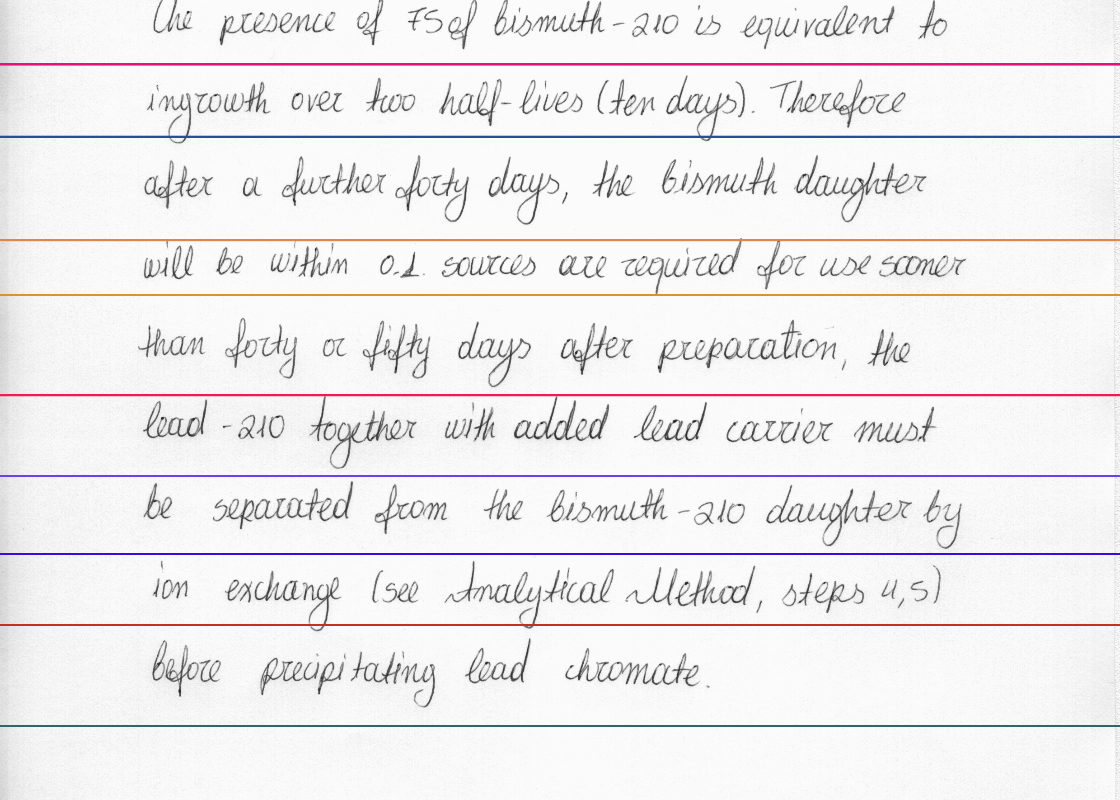
#> input picture dataset/IAM/input/j04-008.png, 1120 x 800 px, found by its file name
$ jupyter execute --allow-errors qualitative_analysis.ipynb
#> lines starting #> are read from the running program, lines starting #| are printed output that depends on the picture; after the words box and inside, x2 and y2 are one past the last pixel; in counts of white or black regions, pixels touching at a corner belong together
[cell 1]
import numpy as np
import cv2
from matplotlib import pyplot as plt

[cell 2]
org_crpped_dir = './dataset/IAM/cropped_data'
org_mask_dir = './dataset/IAM/masks'
pred_mask_dir = './dataset/IAM/mask_binary_pred'

org_img_path = org_mask_dir +'/l04-093.png'
pred_img_path = pred_mask_dir +'/l04-093.png'
cropped_img_path = org_crpped_dir +'/l04-093.png'

#canny on original image
image = cv2.imread(org_img_path)
#> (the rest of this cell did not finish here and is left out)

[cell 3]
fig,ax =  plt.subplots(1,2,figsize=(18, 18))
#> (the rest of this cell did not finish here and is left out)

[cell 4]
org_img_path = org_mask_dir +'/j04-008.png'
pred_img_path = pred_mask_dir +'/j04-008.png'
cropped_img_path = org_crpped_dir +'/j04-008.png'

# Load images as greyscale but make main RGB so we can annotate in colour
seg  = cv2.imread(pred_img_path,cv2.IMREAD_GRAYSCALE)
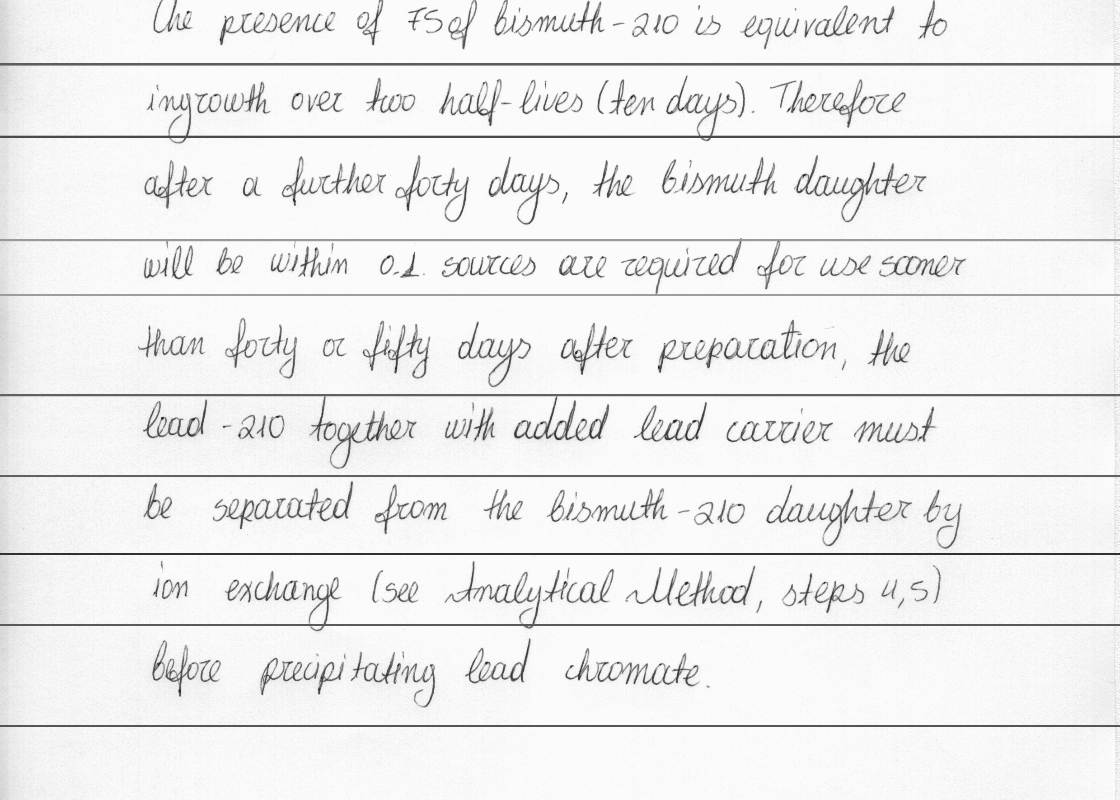
#> seg: shape (800, 1120); min 31, max 251, mean 238.3
seg = cv2.resize(seg, (800, 800))
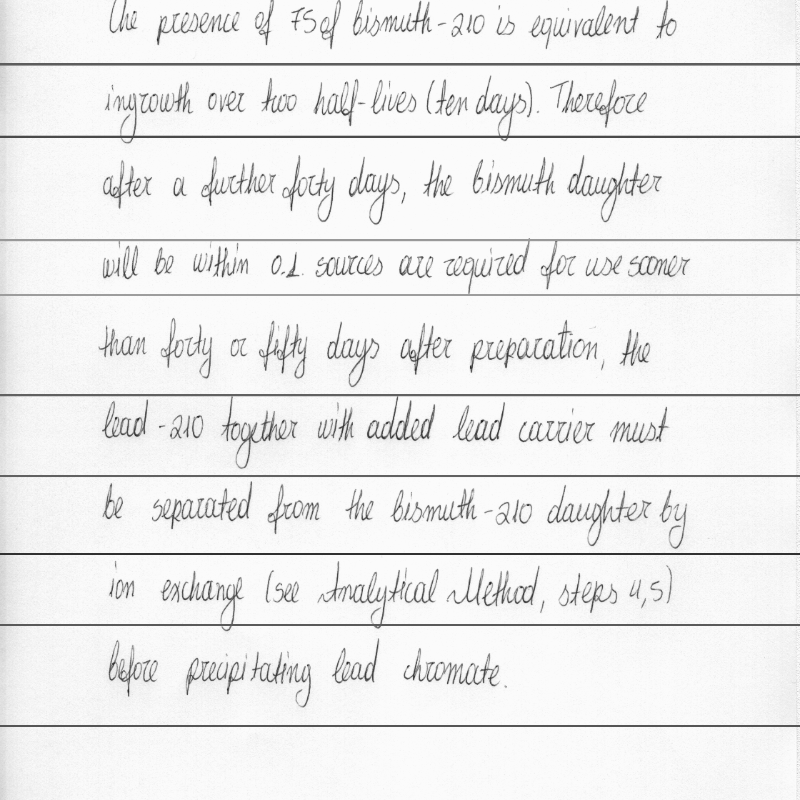
#> seg: shape (800, 800); min 33, max 251, mean 238.3
main = cv2.imread(cropped_img_path,cv2.IMREAD_GRAYSCALE)
resized_main = cv2.resize(main, (800, 800))
main = cv2.cvtColor(resized_main,cv2.COLOR_GRAY2BGR)

# Dictionary giving RGB colour for label (segment label) - label 1 in red, label 2 in yellow
RGBforLabel = { 1:(0,0,255), 2:(0,255,255) }
print(pred_img_path)
print(cropped_img_path)
# Dictionary giving RGB colour for label (segment label) - label 1 in red, label 2 in yellow
RGBforLabel = { 1:(0,0,255), 2:(0,255,255) }


# Find external contours
contours,hierachy = cv2.findContours(seg,cv2.RETR_EXTERNAL,cv2.CHAIN_APPROX_NONE)
#> contours = 1 contour; box (x1, y1, x2, y2) and area: (0, 0, 800, 800) 638401

# Iterate over all contours
for i,c in enumerate(contours):
    # Find mean colour inside this contour by doing a masked mean
    mask = np.zeros(seg.shape, np.uint8)
    cv2.drawContours(mask,[c],-1,255, -1)
    # DEBUG: cv2.imwrite(f"mask-{i}.png",mask)
    mean,_,_,_ = cv2.mean(seg, mask=mask)
    # DEBUG: print(f"i: {i}, mean: {mean}")

    # Get appropriate colour for this label
    label = 2 if mean > 1.0 else 1
    colour = RGBforLabel.get(label)
    # DEBUG: print(f"Colour: {colour}")

    # Outline contour in that colour on main image, line thickness=1
    cv2.drawContours(main,[c],-1,colour,1)
#> this loop made 1 pass
#> (mean, label, colour) on pass 1: (238.3, 2, (0, 255, 255))
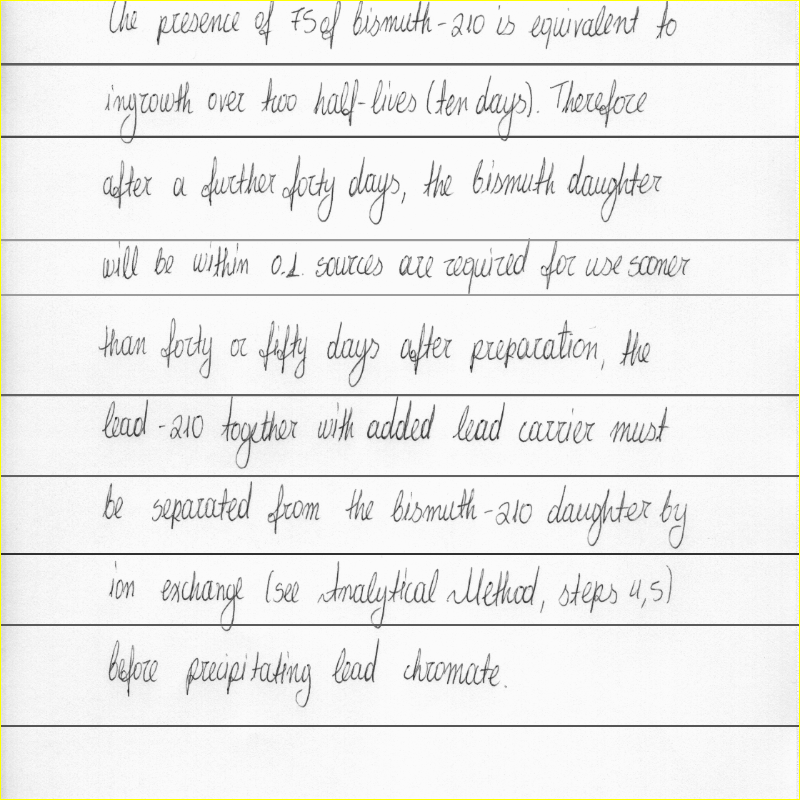
#> main: shape (800, 800, 3); mean B, G, R 237.1, 238.4, 238.4
#> mask: shape (800, 800); every value is 255

# Save result
cv2.imwrite('overlay.png',main)
#> Out = True

[cell 5]
original_image = cv2.imread(cropped_img_path)
#> original_image is the input picture: shape (800, 1120, 3); mean B, G, R 238.7, 237.5, 239.6
original_image = cv2.resize(original_image, (800, 800))
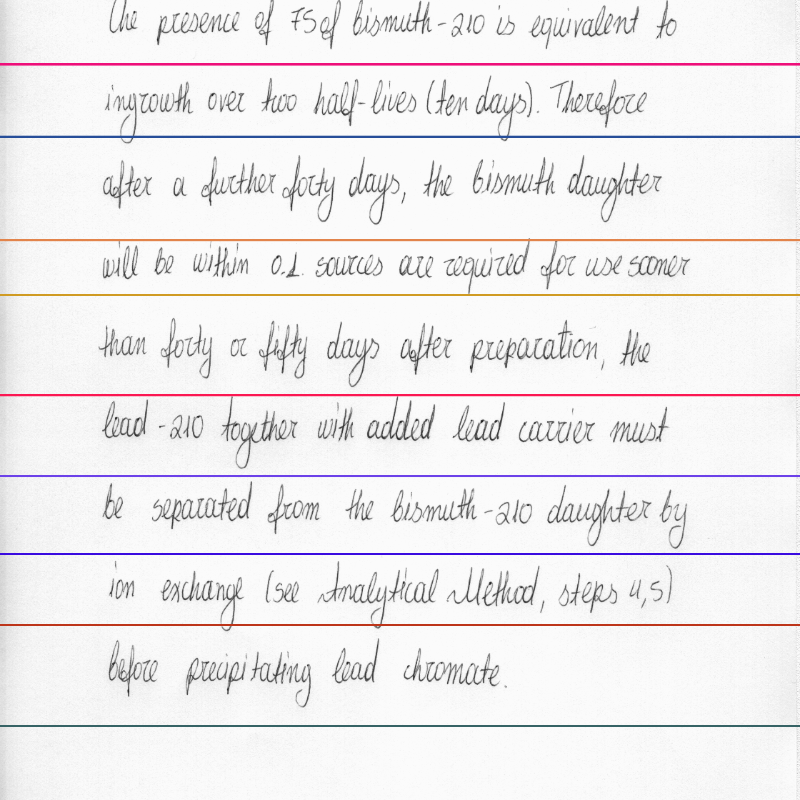
#> original_image: shape (800, 800, 3); mean B, G, R 238.7, 237.5, 239.6
overlay_image = cv2.imread('overlay.png')
overlay_image = cv2.resize(overlay_image, (800, 800))
fig,ax =  plt.subplots(1,2,figsize=(18, 18))
ax[0].imshow(original_image,cmap='gray')
ax[1].imshow(overlay_image,cmap='gray')
ax[0].axis('off')
ax[1].axis('off')
#> figure, not shown here; B, G, R data is drawn as R, G, B

[cell 6]
import imageio
from skimage.color import rgb2gray
from cv2 import imread
from skimage.io import imread
from skimage.color import rgb2gray
from skimage.metrics import structural_similarity
from PIL.Image import Image
actual_img = 'dataset/IAM/cropped_data/j04-008.png'
pred_img = './dataset/IAM/output_lama/j04-008.png'

actual_img = imread(actual_img)[:,:,:3]
actual_img1 = rgb2gray(actual_img)
pred_img = imread(pred_img)
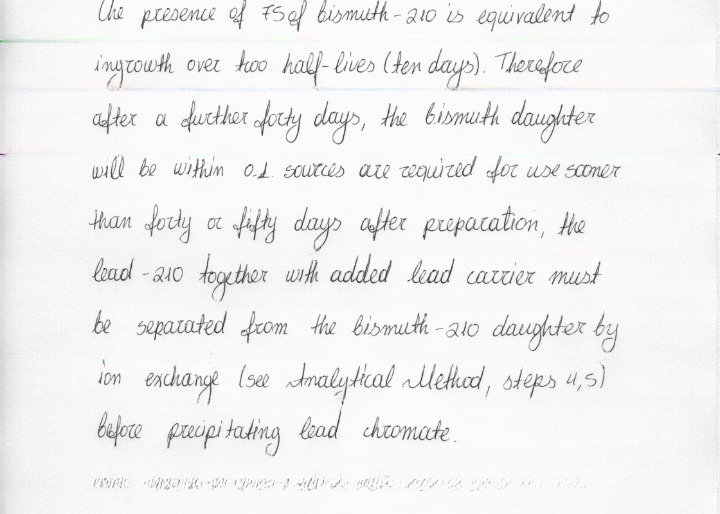
#> input picture dataset/IAM/output_lama/j04-008.png, 720 x 514 px
#> pred_img is the input picture: shape (514, 720, 4); mean R, G, B, A 241.5, 241.4, 241.4, 255
pred_img1 = rgb2gray(pred_img)

#> (the rest of this cell did not finish here and is left out)
